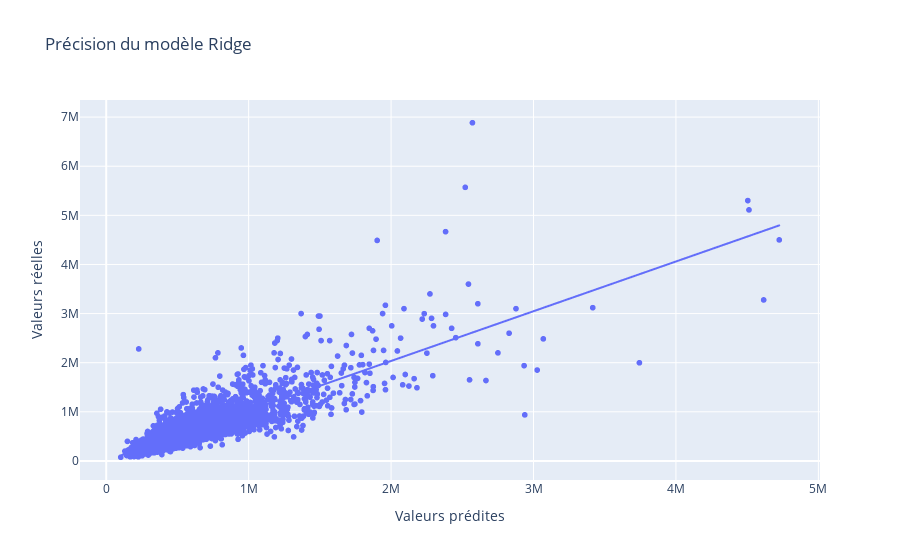

The code cell stored with this chart in its notebook:
### Code cell
fig = px.scatter(y=np.exp(y_test), x=np.exp(pred),trendline="ols",
                 labels={"y": "Valeurs réelles", "x": "Valeurs prédites"},
                 title="Précision du modèle Ridge")
fig.show()

### Figure 1 — Plotly figure (JSON) as saved in the notebook; plotly's stock layout.template omitted (floating-point values rounded to 4 significant figures; data arrays with more than 128 entries replaced by an {"elided": "..."} marker saying what was removed)
{"data": [{"hovertemplate": "Valeurs prédites=%{x}<br>Valeurs réelles=%{y}<extra></extra>", "legendgroup": "", "marker": {"color": "#636efa", "symbol": "circle"}, "mode": "markers", "name": "", "showlegend": false, "type": "scattergl", "x": {"elided": "6484 float values"}, "xaxis": "x", "y": {"elided": "6484 float values"}, "yaxis": "y"}, {"hovertemplate": "<b>OLS trendline</b><br>y = 1.01256 * x + 10253.9<br>R<sup>2</sup>=0.736804<br><br>Valeurs prédites=%{x}<br>Valeurs réelles=%{y} <b>(trend)</b><extra></extra>", "legendgroup": "", "marker": {"color": "#636efa", "symbol": "circle"}, "mode": "lines", "name": "", "showlegend": false, "type": "scattergl", "x": {"elided": "6484 float values"}, "xaxis": "x", "y": {"elided": "6484 float values"}, "yaxis": "y"}], "layout": {"legend": {"tracegroupgap": 0}, "title": {"text": "Précision du modèle Ridge"}, "xaxis": {"anchor": "y", "domain": [0, 1], "title": {"text": "Valeurs prédites"}}, "yaxis": {"anchor": "x", "domain": [0, 1], "title": {"text": "Valeurs réelles"}}}}
